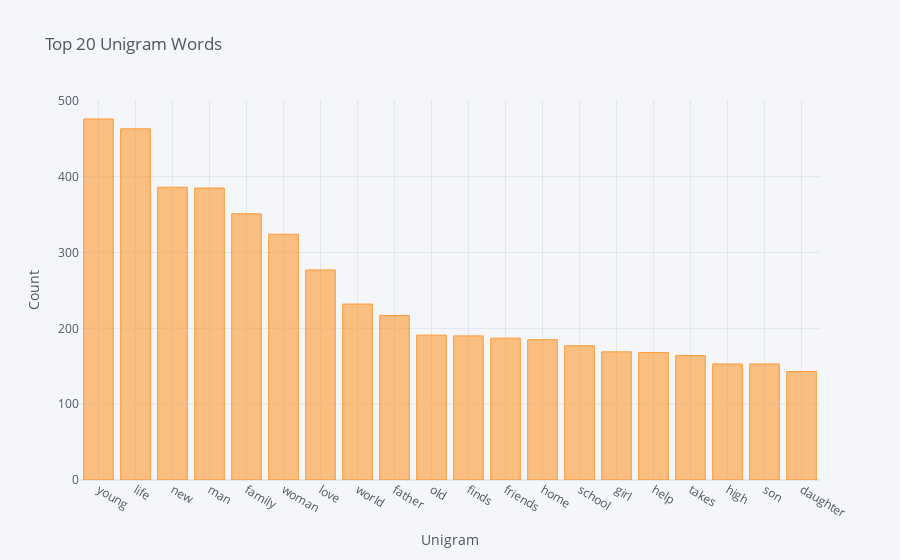

Source (notebook cell):
### Code cell
df1 = pd.DataFrame(words,columns =['Unigram','Frequency'])
df1 = df1.set_index('Unigram')
df1.iplot(kind ='bar',xTitle = 'Unigram',yTitle='Count',title = 'Top 20 Unigram Words')

### Figure 1 — Plotly figure (JSON) as saved in the notebook; plotly's stock layout.template omitted (floating-point values rounded to 4 significant figures)
{"data": [{"marker": {"color": "rgba(255, 153, 51, 0.6)", "line": {"color": "rgba(255, 153, 51, 1.0)", "width": 1}}, "name": "Frequency", "orientation": "v", "text": "", "type": "bar", "x": ["young", "life", "new", "man", "family", "woman", "love", "world", "father", "old", "finds", "friends", "home", "school", "girl", "help", "takes", "high", "son", "daughter"], "y": [476, 463, 386, 385, 351, 324, 277, 232, 217, 191, 190, 187, 185, 177, 169, 168, 164, 153, 153, 143]}], "layout": {"legend": {"bgcolor": "#F5F6F9", "font": {"color": "#4D5663"}}, "paper_bgcolor": "#F5F6F9", "plot_bgcolor": "#F5F6F9", "title": {"font": {"color": "#4D5663"}, "text": "Top 20 Unigram Words"}, "xaxis": {"gridcolor": "#E1E5ED", "showgrid": true, "tickfont": {"color": "#4D5663"}, "title": {"font": {"color": "#4D5663"}, "text": "Unigram"}, "zerolinecolor": "#E1E5ED"}, "yaxis": {"gridcolor": "#E1E5ED", "showgrid": true, "tickfont": {"color": "#4D5663"}, "title": {"font": {"color": "#4D5663"}, "text": "Count"}, "zerolinecolor": "#E1E5ED"}}}
